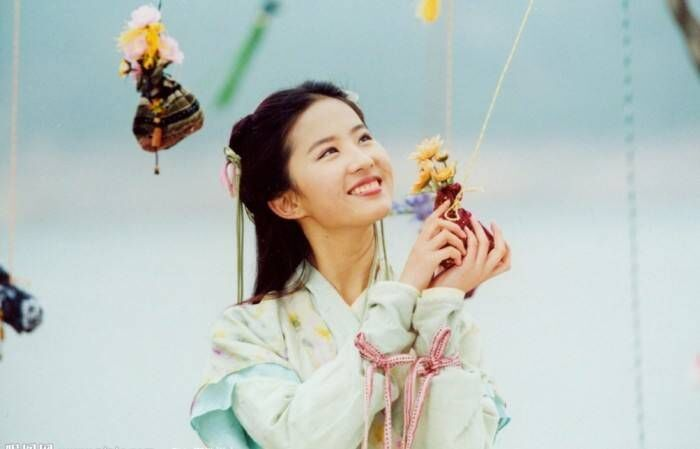
#> input picture testPic/1.jpg, 700 x 449 px
$ python -i drawing.py   (imports and definitions only)
#> lines starting #> are read from the running program, lines starting #| are printed output that depends on the picture
'''
Function:
	Algorithm implementation.
Author:
	Charles
微信公众号:
	Charles的皮卡丘
'''
import cv2
import math
import numpy as np
from PIL import Image
from scipy import signal
from utils.utils import *
from scipy.ndimage import interpolation
from scipy.sparse.linalg import spsolve
from scipy.sparse import csr_matrix, spdiags
import warnings
# [1 line not run here, left out]


'''pencil drawing'''
class PencilDrawing():
	def __init__(self, **kwargs):
		self.kernel_size_scale = kwargs.get('kernel_size_scale')
		self.stroke_width = kwargs.get('stroke_width')
		self.weights_color = kwargs.get('weights_color')
		self.weights_gray = kwargs.get('weights_gray')
		self.texture_path = kwargs.get('texture_path')
		self.color_depth = kwargs.get('color_depth')
	'''in order to call'''
	def draw(self, image_path, mode='gray', savename='output.jpg'):
#> called with image_path = '../testPic/1.jpg', mode = 'gray', savename = 'output.jpg'
		img = cv2.imread(image_path)
#> img is the input picture: shape (449, 700, 3); mean B, G, R 190, 194.5, 186
		if mode == 'color':
			'''
			img_ycbcr = cv2.cvtColor(img, cv2.COLOR_BGR2YCR_CB)
			Y = img_ycbcr[:, :, 0]
			img_ycbcr_new = img_ycbcr.copy()
			img_ycbcr_new.flags.writeable = True
			img_ycbcr_new[:, :, 0] = self.__strokeGeneration(Y) * self.__toneGeneration(Y) * 255
			img_out = cv2.cvtColor(img_ycbcr_new, cv2.COLOR_YCR_CB2BGR)
			img = cv2.imwrite(savename, img_out)
			'''
			img = Image.open(image_path)
			img_ycbcr = img.convert('YCbCr')
			img = np.ndarray((img.size[1], img.size[0], 3), 'u1', img_ycbcr.tobytes())
			img_out = img.copy()
			img_out.flags.writeable = True
			img_out[:, :, 0] = self.__strokeGeneration(img[:, :, 0]) * self.__toneGeneration(img[:, :, 0]) * 255
			img_out = cv2.cvtColor(img_out, cv2.COLOR_YCR_CB2BGR)
			img_out = Image.fromarray(img_out)
			img_out.save(savename)
		elif mode == 'gray':
			img = cv2.cvtColor(img, cv2.COLOR_BGR2GRAY)
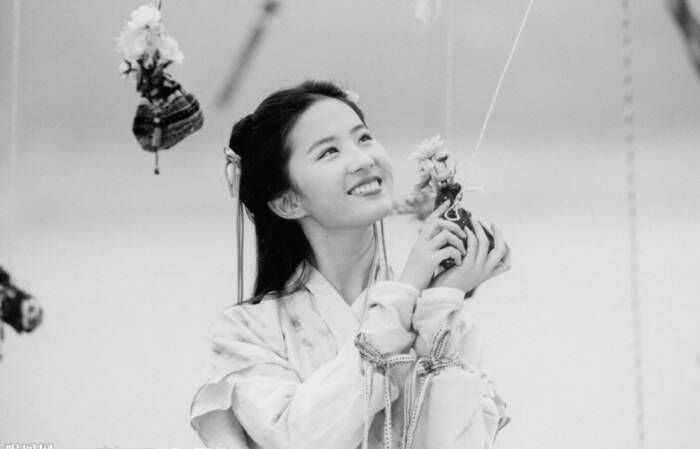
#> img: shape (449, 700); min 1, max 253, mean 191.5
			img_s = self.__strokeGeneration(img)
			img_t = self.__toneGeneration(img)
			img_out = img_s * img_t * 255
			img = cv2.imwrite(savename, img_out)
		else:
			raise ValueError('PencilDrawing.draw unsupport mode <%s>...' % mode)
	'''pencil stroke generation'''
	def __strokeGeneration(self, img):
		h, w = img.shape
#> h = 449; w = 700
#> (the run stopped early here; a loop or call above may not have finished)

$ run again, on testPic/3.JPG
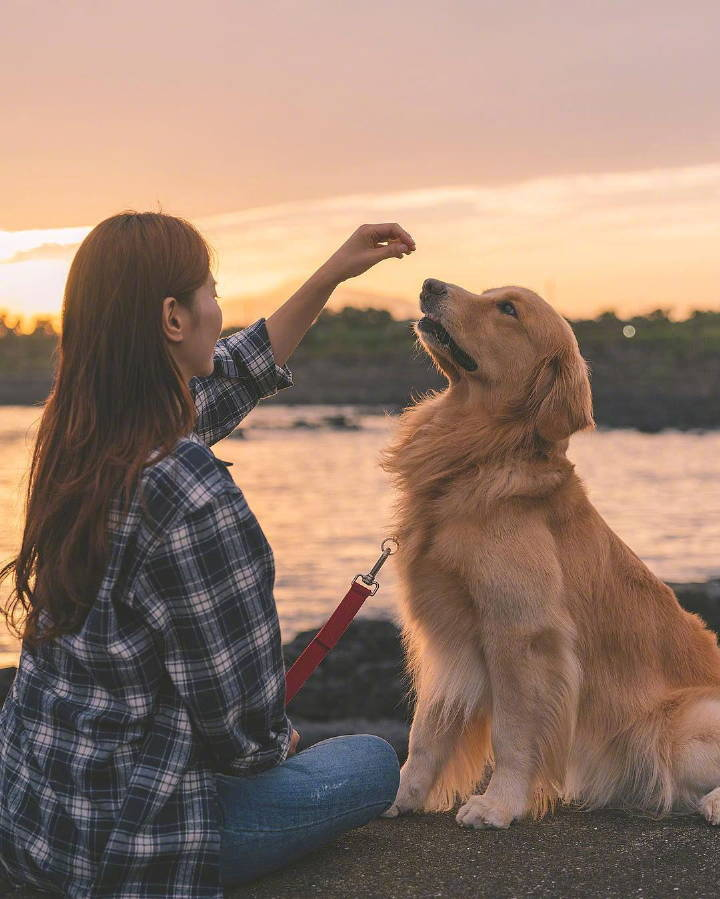
#> input picture testPic/3.JPG, 720 x 899 px
#> in draw, img is the input picture: shape (899, 720, 3); mean B, G, R 108.6, 123.4, 148.6
#> in draw, `img = cv2.cvtColor(img, cv2.COLOR_BGR2GRAY)`:
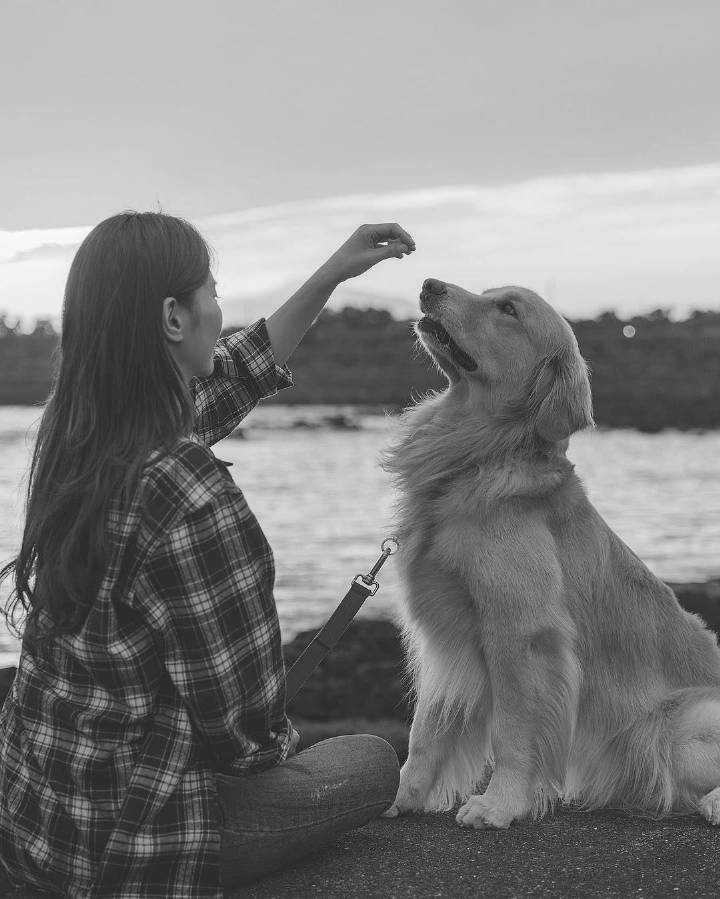
#> img: shape (899, 720); min 1, max 252, mean 129.3

$ run again, on testPic/4.jpg
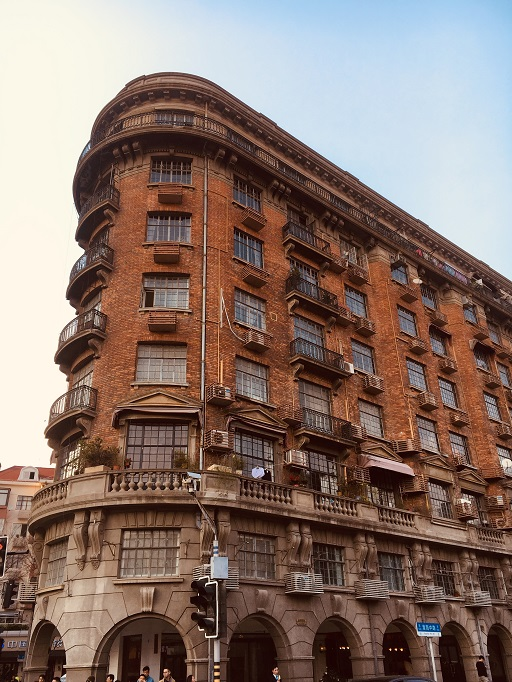
#> input picture testPic/4.jpg, 512 x 682 px
#> in draw, img is the input picture: shape (682, 512, 3); mean B, G, R 108.7, 117.3, 137.7
#> in draw, `img = cv2.cvtColor(img, cv2.COLOR_BGR2GRAY)`:
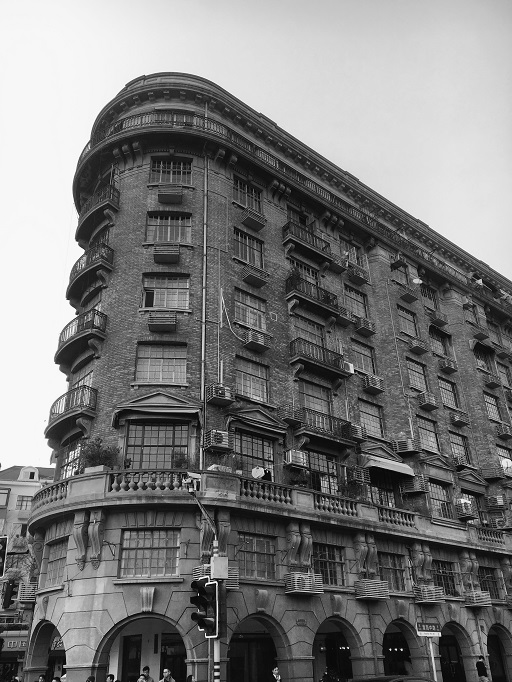
#> img: shape (682, 512); min 0, max 255, mean 122.4
